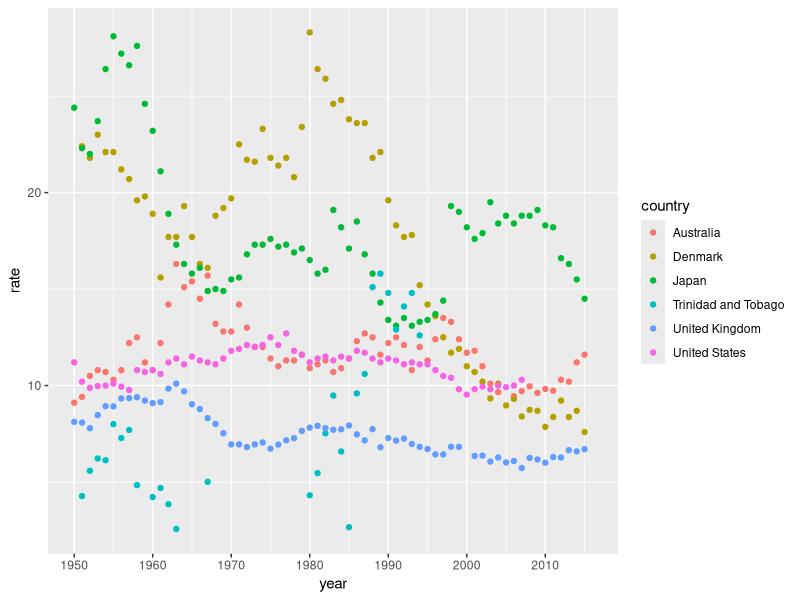

Write R code to recreate this figure.
# second dataset: TRIGGER WARNING - suicide, mental health

# what countries have the highest rates and lowest rates of suicide?

# data from gapminder - lots of missing data, estimates
library(tidyverse) # for tidying
library(scales) # for renaming lables

suiciderates<- read_csv("suicide_per_100000_people.csv")

interestingcountries <- c("United States", "United Kingdom", "Australia", "Denmark", "Japan", "Trinidad and Tobago")

suiciderates2 <- suiciderates %>% # data cleaning
  filter(country %in% interestingcountries) %>% # string matching to selected countries
  pivot_longer(cols = 2:68,
               names_to = "year",
               values_to = "rate") # long format because the years as a title of the columns was not helping because we wouldn't then be able to graph by year

suiciderates2$year <- as.numeric(unlist(suiciderates2$year)) # unlist so that we can change number of breaks in graphs - currently viewed years as a list, which is incorrect

ggplot(suiciderates2, aes(x=year, y=rate, color=country)) + #set up gg
  geom_point() + # display data with geom layer
  scale_x_continuous(breaks=pretty_breaks(n=10)) # make pretty breaks  - 10 year gaps

# things to think about: biases in data - more data from eurocentric countries, big gaps (in gapminder ironically)

# still can ask interesting questions - overlap of using gapminder visualizations and code it yourself - again we can have two components

